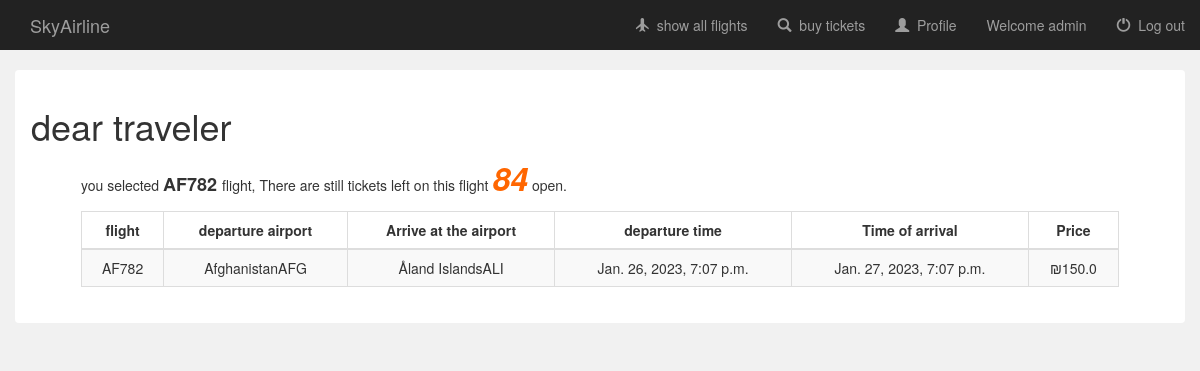
The page /travelagancy/book/flight/1/ (signed in) on the database its author committed.
### travelagancy/models.py (models this page shows, shortened)
class Flight(models.Model):
    user = models.ManyToManyField(User, default=None)
    name = models.CharField(max_length=100, null=True)
    leave_city = models.CharField(max_length=100, null=True)
    arrive_city = models.CharField(max_length=100, null=True)
    leave_airport = models.CharField(max_length=100, null=True)
    arrive_airport = models.CharField(max_length=100, null=True)
    leave_time = models.DateTimeField(null=True)
    arrive_time = models.DateTimeField(null=True)
    capacity = models.IntegerField(default=0, null=True)
    num_of_rows =  models.IntegerField(default=0, null=True)
    seats_in_row =  models.IntegerField(default=0, null=True)
    price = models.FloatField(default=0, null=True)
    book_sum = models.IntegerField(default=0, null=True)
    income = models.FloatField(default=0, null=True)

### travelagancy/views.py (the view)
# urls.py: url(r'^book/flight/(?P<flight_id>[0-9]+)/$', views.book_ticket, name='book_ticket'),
@csrf_exempt
def book_ticket(request, flight_id):
    if not request.user.is_authenticated:
        return render(request, 'travelagancy/login.html')
    else:
        flight = Flight.objects.get(pk=flight_id)
        seats = Seat.objects.filter(flight=flight)
        if flight.capacity==0:
            context={
                'username': request.user.username
            }
            return render(request, 'travelagancy/book_conflict.html',context)
        if request.user.id == ADMIN_ID:  #admin : show admin stuff
            admin=True
        else:
            admin=False
        context = {
            'flight': flight,
            'username': request.user.username,
            'seats':seats,
            'isAdmin': admin,
            }
        return render(request, 'travelagancy/book_flight.html', context)

### travelagancy/templates/travelagancy/book_flight.html (shortened to what this page needs)
{% extends 'travelagancy/base.html' %}
{% block login_display %}
    <a href="#">Welcome {{ username }}</a>
{% endblock %}
{% block content %}
    <div class="container-fluid" style="margin-top: 20px" >
        <div class="alert" style="background-color: white">
            <h1>dear traveler</h1>
            <div id="info_body" style="margin-left: 50px;margin-right: 50px">
                <p>
                    you selected <strong style="font-size: large"> {{ flight.name }} </strong> flight,
                    There are still tickets left on this flight
                    <strong id="remain_seats"
                            style="font-size: xx-large;color: #ff6600;font-style: italic">{{ flight.capacity }}</strong>
                    open.
                </p>
                <table class="table table-striped table-bordered">
                    <thead>
                    <tr>
                        <th style="text-align: center">flight</th>
                        <th style="text-align: center">departure airport</th>
                        <th style="text-align: center">Arrive at the airport</th>
                        <th style="text-align: center">departure time</th>
                        <th style="text-align: center">Time of arrival</th>
                        <th style="text-align: center">Price</th>
                    </tr>
                    </thead>
                    <tbody style="text-align: center">
                    <tr>
                        <td>{{ flight.name }}</td>
                        <td>{{ flight.leave_city }}{{ flight.leave_airport }}</td>
                        <td>{{ flight.arrive_city }}{{ flight.arrive_airport }}</td>
                        <td>{{ flight.leave_time }}</td>
                        <td>{{ flight.arrive_time }}</td>
                        <td>₪{{ flight.price }}</td>
                    </tr>
                    </tbody>
                </table>
            </div>
        </div>
    </div>
{% endblock %}

### rows shown on the page
Flight: name "AF782", capacity "84", leave_city "Afghanistan", leave_airport "AFG", arrive_city "Åland Islands", arrive_airport "ALI", leave_time "Jan. 26, 2023, 7:07 p.m.", arrive_time "Jan. 27, 2023, 7:07 p.m.", price "150.0"

### other values the page prints
{{ username }} "admin"
